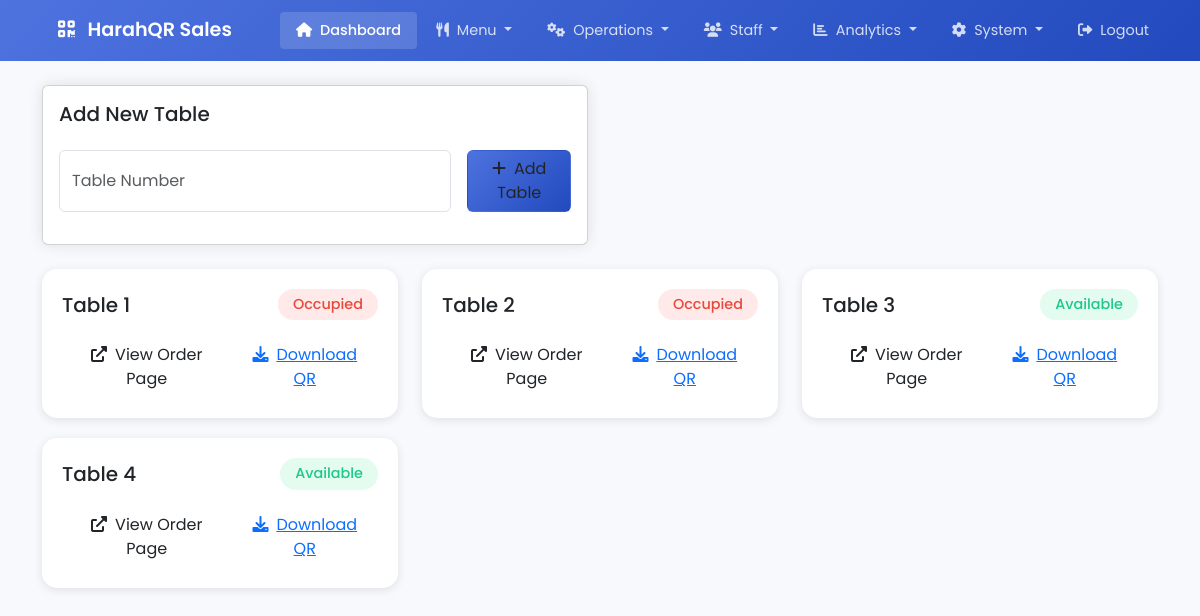
The app's page /admin/manage_tables.php (signed in) with its own data.
### tables this page shows
CREATE TABLE `tables` (
  `table_id` int(11) NOT NULL,
  `table_number` varchar(10) NOT NULL,
  `qr_code` varchar(255) NOT NULL,
  `status` enum('AVAILABLE','OCCUPIED','READY','CLEANING') DEFAULT 'AVAILABLE',
  `created_at` timestamp NOT NULL DEFAULT current_timestamp()
);

### admin/manage_tables.php (the view, shortened to what this page needs)
<?php
require_once '../config/database.php';
try {
    $stmt = $conn->query("SELECT * FROM tables ORDER BY table_number");
    $tables = $stmt->fetchAll(PDO::FETCH_ASSOC);
} catch (PDOException $e) {
    $_SESSION['error'] = "Database error: " . $e->getMessage();
}
?>
    <?php include 'components/header.php'; ?>
    <?php include 'components/navbar.php'; ?>
    <div class="container mt-4">
        <div class="row mb-4">
            <div class="col-md-6">
                <div class="card">
                    <div class="card-body">
                        <h5 class="card-title mb-4">Add New Table</h5>
                        <form method="POST" class="d-flex gap-3" id="addTableForm">
                            <input type="number" name="table_number" class="form-control" placeholder="Table Number" required>
                            <button type="submit" class="btn btn-add-table">
                                <i class="fas fa-plus me-2"></i>Add Table
                            </button>
                        </form>
                    </div>
                </div>
            </div>
        </div>
        <div class="row">
            <?php foreach($tables as $table): ?>
            <div class="col-md-6 col-lg-4">
                <div class="table-card" data-table-id="<?php echo $table['table_id']; ?>">
                    <div class="d-flex justify-content-between align-items-center mb-3">
                        <h5 class="mb-0">Table <?php echo htmlspecialchars($table['table_number']); ?></h5>
                        <span class="status-badge status-<?php echo strtolower($table['status']); ?>">
                            <?php echo ucfirst(strtolower($table['status'])); ?>
                        </span>
                    </div>
                    <div class="d-flex justify-content-between align-items-center mt-3">
                        <button class="btn btn-view-order" onclick="window.open('../order.php?table=<?php echo $table['qr_code']; ?>', '_blank')">
                            <i class="fas fa-external-link-alt me-2"></i>View Order Page
                        </button>
                        <button class="btn btn-link" onclick="downloadQR(<?php echo $table['table_id']; ?>, <?php echo $table['table_number']; ?>)">
                            <i class="fas fa-download me-2"></i>Download QR
                        </button>
                    </div>
                </div>
            </div>
            <?php endforeach; ?>
        </div>
    </div>

### admin/manage_tables.php (style rules this page uses)
.card { border: none; border-radius: 15px; box-shadow: 0 0 15px rgba(0,0,0,0.1); transition: transform 0.3s ease; }
.table-card { background: white; border-radius: 15px; padding: 20px; margin-bottom: 20px; box-shadow: 0 2px 10px rgba(0,0,0,0.1); }
.status-badge { padding: 5px 15px; border-radius: 20px; font-size: 0.9rem; font-weight: 500; }
.status-available { background: #e3fcef; color: #1cc88a; }
.status-occupied { background: #ffe9e9; color: #e74a3b; }
.btn-add-table { background: linear-gradient(135deg, #4e73df, #224abe); color: white; border: none; padding: 10px 20px; border-radius: 10px; font-weight: 500; transition: all 0.3s ease; }
.btn-view-order { background: #f8f9fa; border: none; padding: 8px 15px; border-radius: 8px; color: #4e73df; font-weight: 500; transition: all 0.3s ease; }

### records on screen
tables: table_number "1", status "Occupied"
tables: table_number "2", status "Occupied"
tables: table_number "3", status "Available"
tables: table_number "4", status "Available"
